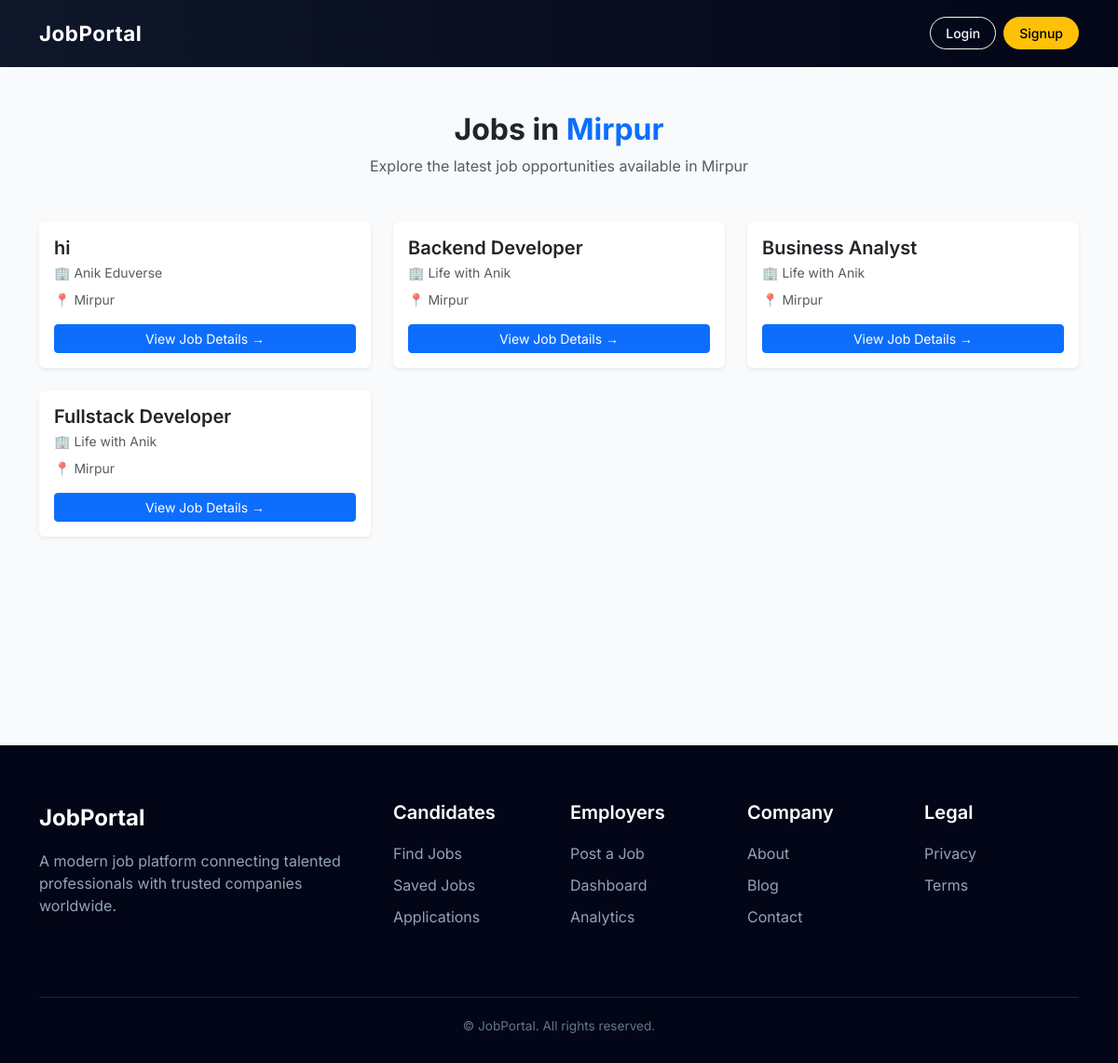
Screenshot of /city/mirpur/ with the database file from the repository.
### jobs/models.py (models this page shows, shortened)
class Job(models.Model):
    JOB_TYPE = (
        ('full_time', 'Full Time'),
        ('part_time', 'Part Time'),
        ('remote', 'Remote'),
    )
    category = models.ForeignKey(
        Category,
        on_delete=models.SET_NULL,
        null=True,
        related_name='jobs'
    )
    company = models.ForeignKey(Company, on_delete=models.CASCADE)
    title = models.CharField(max_length=200)
    location = models.CharField(max_length=200)
    job_type = models.CharField(max_length=20, choices=JOB_TYPE)
    salary = models.CharField(max_length=100, blank=True)
    description = models.TextField()
    requirements = models.TextField()
    deadline = models.DateField()
    is_featured = models.BooleanField(default=False)
    featured_until = models.DateTimeField(null=True, blank=True)
    created_at = models.DateTimeField(auto_now_add=True)

### companies/models.py (models this page shows, shortened)
class Company(models.Model):
    owner = models.OneToOneField(User, on_delete=models.CASCADE)
    name = models.CharField(max_length=200)
    logo = models.ImageField(upload_to='company_logos/', blank=True, null=True)
    description = models.TextField()
    website = models.URLField(blank=True)
    location = models.CharField(max_length=200)

### jobs/views.py (the view)
# urls.py: path('city/<str:city>/', views.jobs_by_city, name='jobs_by_city'),
def jobs_by_city(request, city):
    jobs = Job.objects.filter(
        location__iexact=city
    ).order_by('-created_at')
    return render(request, 'jobs/jobs_by_city.html', {
        'city': city,
        'jobs': jobs,
    })

### templates/jobs/jobs_by_city.html (shortened to what this page needs)
{% extends "base.html" %}
{% block content %}
<div class="container my-5">
  <div class="text-center mb-5">
    <h2 class="fw-bold">
      Jobs in <span class="text-primary">{{ city|title }}</span>
    </h2>
    <p class="text-muted">
      Explore the latest job opportunities available in {{ city|title }}
    </p>
  </div>
  <div class="row g-4">
    {% for job in jobs %}
    <div class="col-lg-4 col-md-6">
      <div class="card h-100 shadow-sm border-0 job-card">
        <div class="card-body d-flex flex-column">
          <h5 class="fw-semibold mb-1">
            {{ job.title }}
          </h5>
          <p class="text-muted small mb-2">
            🏢 {{ job.company.name }}
          </p>
          <p class="text-muted small mb-3">
            📍 {{ job.location }}
          </p>
          <div class="mt-auto">
            <a href="{% url 'job_detail' job.id %}"
               class="btn btn-primary btn-sm w-100">
              View Job Details →
            </a>
          </div>
        </div>
      </div>
    </div>
    {% empty %}
    <div class="col-12">
      <div class="alert alert-warning text-center shadow-sm">
        😕 No jobs found in <strong>{{ city|title }}</strong>.
      </div>
    </div>
    {% endfor %}
  </div>
</div>
{% endblock %}

### templates/base.html (style rules this page uses)
body { font-family: 'Inter', sans-serif; background: #f8fafc; }

### templates/jobs/jobs_by_city.html (style rules this page uses)
.job-card { transition: transform 0.2s ease, box-shadow 0.2s ease; }

### rows the page displays
Job: title "hi", company.name "Anik Eduverse", location "Mirpur"
Job: title "Backend Developer", company.name "Life with Anik", location "Mirpur"
Job: title "Business Analyst", company.name "Life with Anik", location "Mirpur"
Job: title "Fullstack Developer", company.name "Life with Anik", location "Mirpur"

### other values shown
{{ city|title }} "Mirpur"
